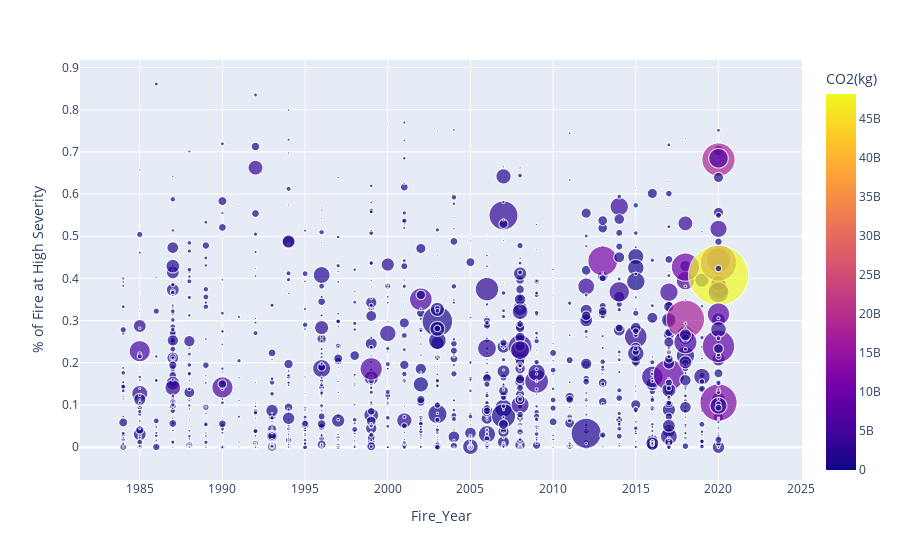

The notebook cell saved with this chart:
### Code cell
fig = px.scatter(ca_fires, x='Fire_Year', y='% of Fire at High Severity', size_max=60,
                    size='Total_area_burned(ha)', color='CO2(kg)')

fig.show()

### Figure 1 — Plotly figure (JSON) as saved in the notebook; plotly's stock layout.template omitted (floating-point values rounded to 4 significant figures; data arrays with more than 128 entries replaced by an {"elided": "..."} marker saying what was removed)
{"data": [{"hovertemplate": "Fire_Year=%{x}<br>% of Fire at High Severity=%{y}<br>Total_area_burned(ha)=%{marker.size}<br>CO2(kg)=%{marker.color}<extra></extra>", "legendgroup": "", "marker": {"color": {"elided": "1697 float values"}, "coloraxis": "coloraxis", "size": {"elided": "1697 float values"}, "sizemode": "area", "sizeref": 116.0, "symbol": "circle"}, "mode": "markers", "name": "", "showlegend": false, "type": "scattergl", "x": {"elided": "1697 int values"}, "xaxis": "x", "y": {"elided": "1697 float values"}, "yaxis": "y"}], "layout": {"coloraxis": {"colorbar": {"title": {"text": "CO2(kg)"}}, "colorscale": [[0, "#0d0887"], [0.1111, "#46039f"], [0.2222, "#7201a8"], [0.3333, "#9c179e"], [0.4444, "#bd3786"], [0.5556, "#d8576b"], [0.6667, "#ed7953"], [0.7778, "#fb9f3a"], [0.8889, "#fdca26"], [1, "#f0f921"]]}, "legend": {"itemsizing": "constant", "tracegroupgap": 0}, "margin": {"t": 60}, "xaxis": {"anchor": "y", "domain": [0, 1], "title": {"text": "Fire_Year"}}, "yaxis": {"anchor": "x", "domain": [0, 1], "title": {"text": "% of Fire at High Severity"}}}}
